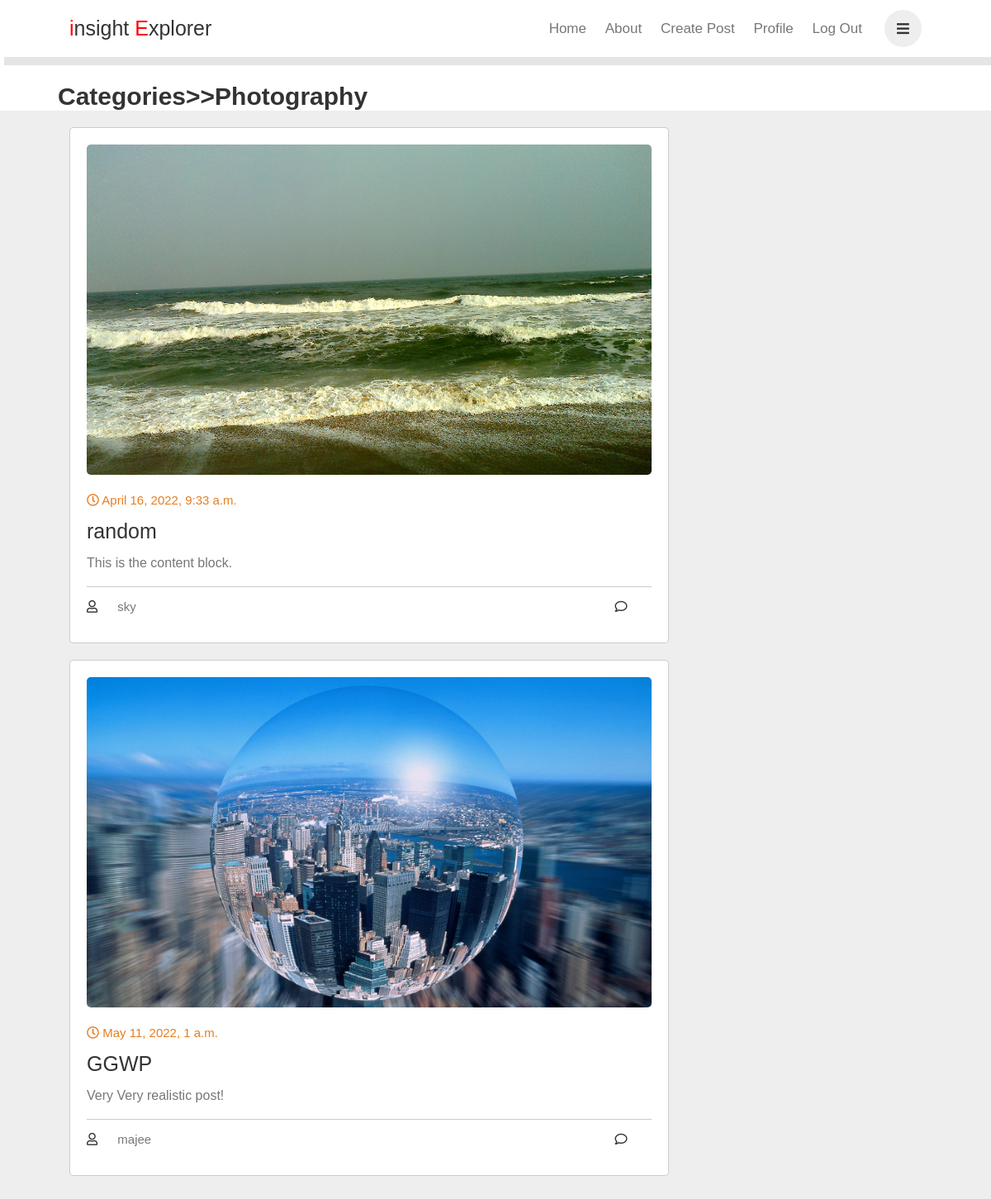
The page /category/Photography (signed in) on the database its author committed.
### blogapp/models.py (models this page shows)
class Post(models.Model):
    title = models.CharField(max_length=1000)
    body = models.TextField(max_length=10000)
    img = models.ImageField(upload_to="images/")
    date = models.DateTimeField(auto_now_add=True)
    category = models.CharField(max_length=20)
    name = models.CharField(max_length=50)

### blogapp/views.py (the view)
# urls.py: path('category/<str:val>',views.category, name='category'),
@login_required(login_url='login')
def category(request,val):
    objs = Post.objects.filter(category=val)
    return render(request, 'category.html', context={'obs': objs, 'obs2': val})

### templates/category.html (shortened to what this page needs)
{% load static %}
<!DOCTYPE html>
<html lang="en">
<head>
    <link rel="stylesheet" href="https://cdnjs.cloudflare.com/ajax/libs/font-awesome/5.15.3/css/all.min.css">
    <link rel="stylesheet" href="{% static './css/style9.css' %}">
</head>
<body>
    <div class="main">
    <header class="header">
        <a href="#" class="logo"><span>i</span>nsight <span>E</span>xplorer</a>
        <nav class="navbar">
            <a href="{% url 'home' %} " >Home</a>
            <a href="{% url 'about' %}" >About</a>
            <a href="{% url 'create' %} " >Create Post</a>
            <a href="/profile/{{user.username}}" >Profile</a>
            <a href="{% url 'logout' %}">Log out</a>
        </nav>
        <div class="icons">
            <i class="fas fa-bars" id="menu-bars"></i>
        </div>
    </header>
    </div>
    <div class="obj">
    <h1>Categories>>{{obs2}}</h1>
    <section class="container" id="posts">
        <div class="posts-container">
            {% for ob in obs %}
            <div class="post">
                <img src="{{ob.img.url}}" alt="Image" class="image">
                <div class="date">
                    <i class="far fa-clock"></i>
                    <span>{{ob.date}}</span>
                </div>
                <h3 class="title">{{ob.title}}</h3>
                <p class="text">{{ob.body}}
                </p>
                <div class="links">
                    <a href="/profile/{{ob.name}}" class="user">
                        <i class="far fa-user"></i>
                        <span>{{ob.name}}</span>
                    </a>
                    <a href="/readmore/{{ob.id}}#comments" class="icon">
                        <i class="far fa-comment"></i>
                    </a>
                </div>
            </div>
            {% endfor %}
        </div>
    </section>
    </div>
</body>
</html>

### static/css/style9.css (style rules this page uses)
:root { --orange:#e67e22; --black:#333; --light-color:#777; --border:.1rem solid rgba(0,0,0,.2); --box-shadow:0.5rem 1rem rgba(0,0,0,.1); }
* { margin: 0; padding: 0; box-sizing: border-box; text-decoration: none; font-family: Verdana, Geneva, Tahoma, sans-serif; outline: none; border: none; font-weight: lighter; }
html { font-size: 62.5%; overflow-x: hidden; scroll-behavior: smooth; scroll-padding-top: 6rem; }
section { padding:2rem 7%; }
.header { position: fixed; top: 0; left: 0; right: 0; background: #fff; box-shadow: var(--box-shadow); display: flex; align-items: center; padding: 1.2rem 7%; z-index: 1; }
.header .logo { color: var(--black); font-size: 2.5rem; margin-right: auto; }
.header .logo span { color: red; }
.header .navbar a { color: var(--light-color); margin-right: 2rem; font-size: 1.7rem; text-transform: capitalize; }
.header .icons i { height: 4.5rem; line-height: 4.5rem; width: 4.5rem; text-align: center; color: var(--black); background: #eee; border-radius: 50%; margin-left: .7rem; font-size: 1.7rem; cursor: pointer; }
.container { display: grid; grid-template-columns: 2.5fr 1fr; gap:1.5rem; background: #eee; }
.posts-container { min-width: 70%; }
.container .posts-container .post { width: 100%; padding: 2rem; background: #fff; border: var(--border); border-radius: .5rem; margin-bottom: 2rem; }
.container .posts-container .post .image { height: 40rem; width: 100%; border-radius: .5rem; object-fit: cover; }
.container .posts-container .post .date { padding-top: 2rem; font-size: 1.5rem; color: var(--orange); }
.container .posts-container .post .title { padding-top: 1.5rem; font-size: 2.5rem; color: var(--black); }
.container .posts-container .post .text { color: var(--light-color); font-size: 1.6rem; line-height: 1.7; padding: 1rem 0; }
.container .posts-container .links { border-top: var(--border); margin-top: .5rem; padding-top: 1.5rem; display: flex; align-items: center; }
.container .posts-container .links .user { margin-right: auto; padding-bottom: 1.5rem; }
.container .posts-container .links .icon { padding-right: 1rem; padding-bottom: 1.5rem; }
.container .posts-container .links a { font-size: 1.5rem; color: var(--light-color); }
.container .posts-container .links a i { padding-right: 2rem; color: var(--black); }
.obj { padding-top: 100px; }
h1 { font-size: 3rem; font-weight: bold; padding-left: 70px; color: #333; }

### rows shown on the page
Post: img (picture), date "April 16, 2022, 9:33 a.m.", title "random", body "This is the content block.", name "sky"
Post: img (picture), date "May 11, 2022, 1 a.m.", title "GGWP", body "Very Very realistic post!", name "majee"

### other values the page prints
{{ obs2 }} "Photography"
